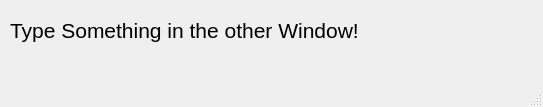
<?xml version="1.0" encoding="UTF-8"?>
<ui version="4.0">
 <class>SecondWindow</class>
 <widget class="QMainWindow" name="SecondWindow">
  <property name="geometry">
   <rect>
    <x>0</x>
    <y>0</y>
    <width>543</width>
    <height>107</height>
   </rect>
  </property>
  <property name="windowTitle">
   <string>MainWindow</string>
  </property>
  <widget class="QWidget" name="centralwidget">
   <widget class="QLabel" name="label">
    <property name="geometry">
     <rect>
      <x>10</x>
      <y>10</y>
      <width>521</width>
      <height>41</height>
     </rect>
    </property>
    <property name="font">
     <font>
      <pointsize>16</pointsize>
     </font>
    </property>
    <property name="text">
     <string>Type Something in the other Window!</string>
    </property>
   </widget>
  </widget>
  <widget class="QMenuBar" name="menubar">
   <property name="geometry">
    <rect>
     <x>0</x>
     <y>0</y>
     <width>543</width>
     <height>21</height>
    </rect>
   </property>
  </widget>
  <widget class="QStatusBar" name="statusbar"/>
 </widget>
 <resources/>
 <connections/>
</ui>
